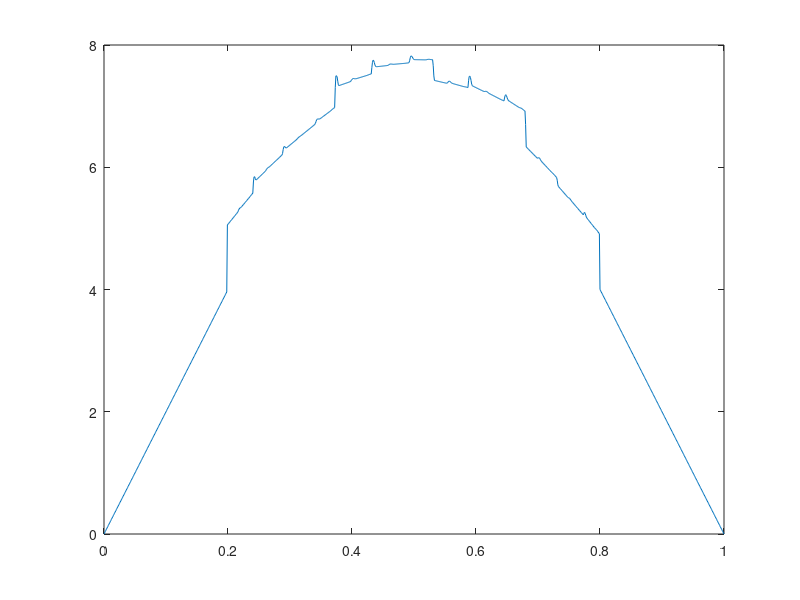

Source code (MATLAB):
% This function is to evaluate and plot the performance of a certain policy
% specified by bound for infinite-horizon setup. 
tic
bound = [0.2 0.8];
P=[0.25 0.75; 0.6 0.4];
obs=size(P,2);
cc=1;%cost to continue
L0=20; % the cost of testing H0 when H1 is true
L1=20; % the cost of testing H1 when H0 is true
N=1000; %divide [0,1] into N parts, grids
trans=zeros(N+1,N+1);
lower = bound(1);
upper = bound(2);

% first-hold order
points=linspace(0,1,N+1);
for i=1:length(points)
    beta=points(i);
        for j=1:obs
            p_temp=beta*P(1,j)/(beta*P(1,j)+(1-beta)*P(2,j));
            k=max(1,ceil(p_temp*N));
            lambda=k-N*p_temp;
            p=P(1,j)*beta+P(2,j)*(1-beta);
            trans(i,k)=trans(i,k)+p*lambda;
            trans(i,k+1)=trans(i,k+1)+p*(1-lambda);
        end
    trans(i,:)=trans(i,:)/sum(trans(i,:));
end

V(1,1:N+1) = 0;

for n = 2:1000
    for i = 1:N+1
        if i < lower*N
            V(n,i) = points(i)*L0;
        else if i > upper*N
                V(n,i) = (1-points(i))*L1;
            else
                V(n,i) = trans(i,:)*V(n - 1,:)' + cc;
            end
        end
    end
    if max(abs(V(n,:)-V(n-1,:)))< 0.001 % check if the differnece is less than epsilon
        break
    end
end
T = size(V,1);
figure(2)
plot(points,V(T,:))
